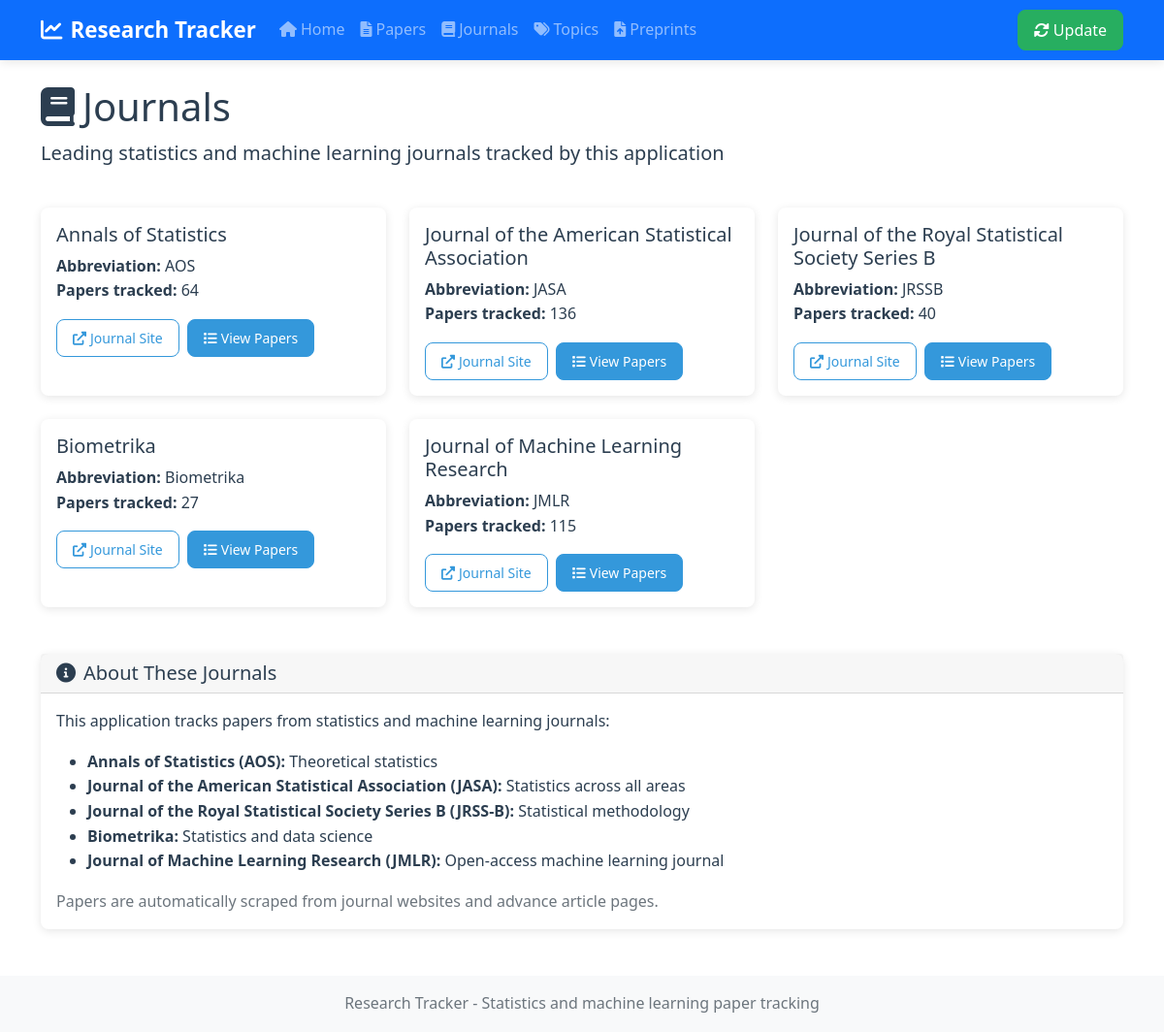
The page /journals on the database its author committed.
### app/models.py (models this page shows)
class Journal(Base):
    __tablename__ = 'journals'
    id = Column(Integer, primary_key=True, index=True)
    name = Column(String(100), unique=True, index=True)
    abbreviation = Column(String(20), unique=True)
    url = Column(String(500))
    papers_url = Column(String(500))
    papers = relationship("Paper", back_populates="journal")

### app/main.py (the view)
@app.get("/journals", response_class=HTMLResponse)
async def journals(request: Request, db: Session = Depends(get_db)):
    journals = db.query(Journal).all()
    return templates.TemplateResponse("journals.html", {
        "request": request,
        "journals": journals
    })

### templates/journals.html (shortened to what this page needs)
{% extends "base.html" %}
{% block content %}
<div class="row mb-4">
    <div class="col-12">
        <h1><i class="fas fa-book me-2"></i>Journals</h1>
        <p class="lead">Leading statistics and machine learning journals tracked by this application</p>
    </div>
</div>
<div class="row">
    {% for journal in journals %}
    <div class="col-md-6 col-lg-4 mb-4">
        <div class="card h-100">
            <div class="card-body">
                <h5 class="card-title">{{ journal.name }}</h5>
                <p class="card-text">
                    <strong>Abbreviation:</strong> {{ journal.abbreviation }}<br>
                    <strong>Papers tracked:</strong> {{ journal.papers | length }}
                </p>
                <div class="d-flex gap-2">
                    <a href="{{ journal.url }}" class="btn btn-outline-primary btn-sm" target="_blank">
                        <i class="fas fa-external-link-alt me-1"></i>Journal Site
                    </a>
                    <a href="/papers?journal={{ journal.name }}" class="btn btn-primary btn-sm">
                        <i class="fas fa-list me-1"></i>View Papers
                    </a>
                </div>
            </div>
        </div>
    </div>
    {% endfor %}
</div>
<div class="row mt-4">
    <div class="col-12">
        <div class="card">
            <div class="card-header">
                <h5 class="mb-0"><i class="fas fa-info-circle me-2"></i>About These Journals</h5>
            </div>
            <div class="card-body">
                <p>This application tracks papers from statistics and machine learning journals:</p>
                <ul>
                    <li><strong>Annals of Statistics (AOS):</strong> Theoretical statistics</li>
                    <li><strong>Journal of the American Statistical Association (JASA):</strong> Statistics across all areas</li>
                    <li><strong>Journal of the Royal Statistical Society Series B (JRSS-B):</strong> Statistical methodology</li>
                    <li><strong>Biometrika:</strong> Statistics and data science</li>
                    <li><strong>Journal of Machine Learning Research (JMLR):</strong> Open-access machine learning journal</li>
                </ul>
                <p class="text-muted mb-0">Papers are automatically scraped from journal websites and advance article pages.</p>
            </div>
        </div>
    </div>
</div>
{% endblock %}

### templates/base.html (shortened to what this page needs)
<!DOCTYPE html>
<html lang="en">
<head>
    <link href="https://cdn.jsdelivr.net/npm/bootstrap@5.1.3/dist/css/bootstrap.min.css" rel="stylesheet">
    <link href="https://cdnjs.cloudflare.com/ajax/libs/font-awesome/6.0.0/css/all.min.css" rel="stylesheet">
    <link href="/static/style.css" rel="stylesheet">
</head>
<body>
    <nav class="navbar navbar-expand-lg navbar-dark bg-primary">
        <div class="container">
            <a class="navbar-brand" href="/">
                <i class="fas fa-chart-line me-2"></i>Research Tracker
            </a>
            <div class="collapse navbar-collapse" id="navbarNav">
                <ul class="navbar-nav me-auto">
                    <li class="nav-item">
                        <a class="nav-link" href="/"><i class="fas fa-home me-1"></i>Home</a>
                    </li>
                    <li class="nav-item">
                        <a class="nav-link" href="/papers"><i class="fas fa-file-alt me-1"></i>Papers</a>
                    </li>
                    <li class="nav-item">
                        <a class="nav-link" href="/journals"><i class="fas fa-book me-1"></i>Journals</a>
                    </li>
                    <li class="nav-item">
                        <a class="nav-link" href="/topics"><i class="fas fa-tags me-1"></i>Topics</a>
                    </li>
                    <li class="nav-item">
                        <a class="nav-link" href="/preprints"><i class="fas fa-file-upload me-1"></i>Preprints</a>
                    </li>
                </ul>
                <form class="d-flex">
                    <button class="btn btn-update" type="button" onclick="triggerScrape()" id="updateBtn">
                        <i class="fas fa-sync-alt me-1"></i>Update
                    </button>
                </form>
            </div>
        </div>
    </nav>
    <main class="container my-4">
        {% block content %}{% endblock %}
    </main>
    <footer class="bg-light text-center py-3 mt-5">
        <div class="container">
            <p class="mb-0 text-muted">Research Tracker - Statistics and machine learning paper tracking</p>
        </div>
    </footer>
</body>
</html>

### static/style.css (style rules this page uses)
:root { --primary-color: #2c3e50; --secondary-color: #3498db; --accent-color: #e74c3c; --success-color: #27ae60; --warning-color: #f39c12; --light-bg: #f8f9fa; --dark-text: #2c3e50; --border-radius: 8px; --box-shadow: 0 2px 10px rgba(0,0,0,0.1); }
body { font-family: 'Segoe UI', Tahoma, Geneva, Verdana, sans-serif; line-height: 1.6; color: var(--dark-text); }
.navbar-brand { font-weight: bold; font-size: 1.4rem; }
.navbar { box-shadow: var(--box-shadow); }
.card { border: none; border-radius: var(--border-radius); box-shadow: var(--box-shadow); transition: all 0.3s ease; height: 100%; }
.btn { border-radius: var(--border-radius); padding: 0.5rem 1rem; font-weight: 500; transition: all 0.3s ease; }
.btn-primary { background: var(--secondary-color); border-color: var(--secondary-color); }
.btn-outline-primary { color: var(--secondary-color); border-color: var(--secondary-color); }
footer { background: var(--light-bg); color: #6c757d; margin-top: 3rem; }
.btn-update { background: var(--success-color); border-color: var(--success-color); color: white; }

### rows shown on the page
Journal: name "Annals of Statistics", abbreviation "AOS", papers|length "64"
Journal: name "Journal of the American Statistical Association", abbreviation "JASA", papers|length "136"
Journal: name "Journal of the Royal Statistical Society Series B", abbreviation "JRSSB", papers|length "40"
Journal: name "Biometrika", abbreviation "Biometrika", papers|length "27"
Journal: name "Journal of Machine Learning Research", abbreviation "JMLR", papers|length "115"
